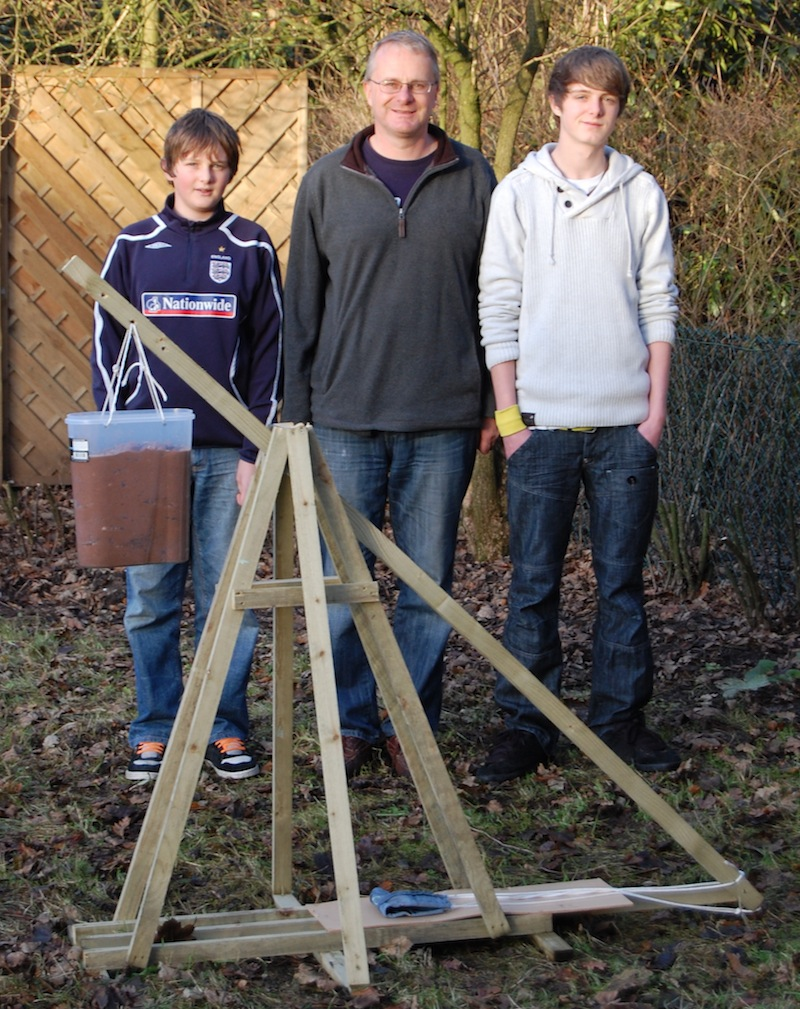
#> input picture session8/Face_And_Eye_Detection/faces.jpg, 800 x 1009 px
$ python -i Face_And_Eye_Detection.py   (imports and definitions only)
#> lines starting #> are read from the running program, lines starting #| are printed output that depends on the picture; after the words box and inside, x2 and y2 are one past the last pixel; in counts of white or black regions, pixels touching at a corner belong together
#> further down, picture is the input picture: shape (1009, 800, 3); mean B, G, R 84.2, 92, 99.3
######################################################################
#       Face_And_Eye_Detection.py
#
# This program detect faces and eyes and draw a blue rectangle
# around the face and draw a green rectangle around the eyes.
######################################################################

import cv2
import CaptureDevice
import sys

faceCascade = cv2.CascadeClassifier('haarcascade_frontalface_default.xml')
eyeCascade = cv2.CascadeClassifier('haarcascade_eye.xml')

def DetectFacesAndEyes(mat):
    gray = cv2.cvtColor(mat, cv2.COLOR_BGR2GRAY)
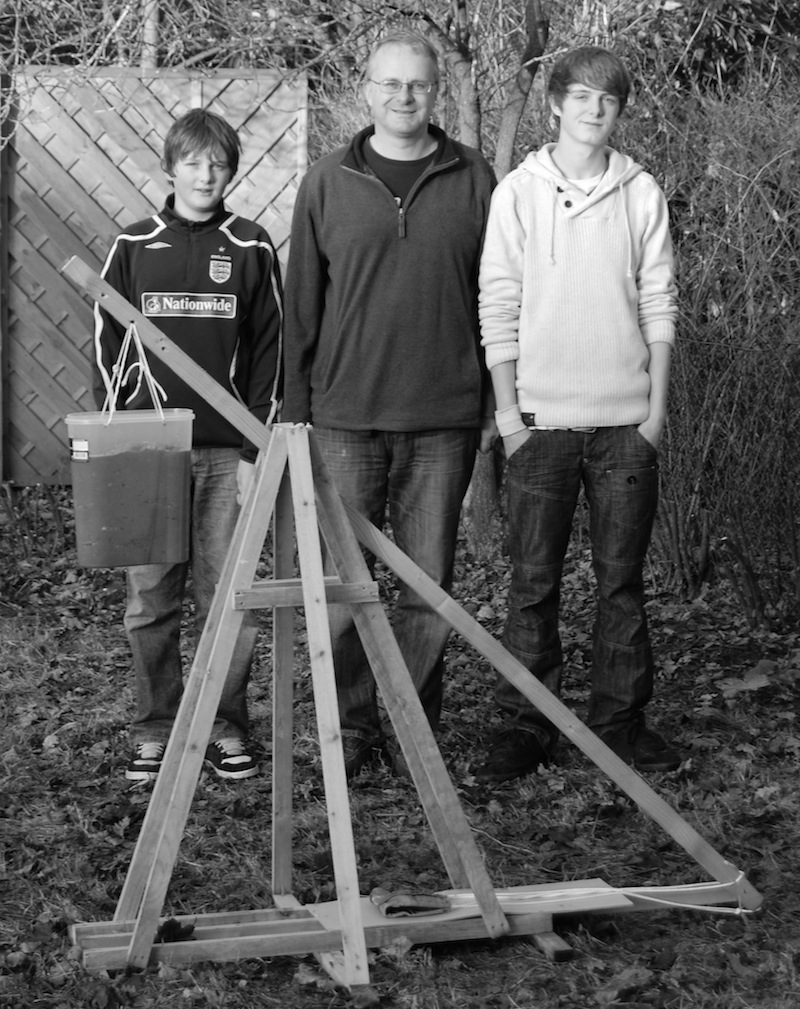
#> gray: shape (1009, 800); min 0, max 255, mean 93.3
    faces = faceCascade.detectMultiScale(gray, 1.3, 5)
#> faces = [[367, 59, 69, 69], [172, 140, 66, 66], [560, 71, 69, 69]]
    for (x, y, w, h) in faces:
        cv2.rectangle(mat, (x, y), (x + w, y + h), (255, 0, 0), 2)
        roiGray = gray[y:y + h, x:x + w]
        roiColor = mat[y:y + h, x:x + w]
        eyes = eyeCascade.detectMultiScale(roiGray)
        for (ex, ey, ew, eh) in eyes:
            cv2.rectangle(roiColor, (ex, ey), (ex + ew, ey + eh), (0, 255, 0), 2)
#> this loop made 3 passes
#> pass 1, in DetectFacesAndEyes, `roiGray = gray[y:y + h, x:x + w]`:
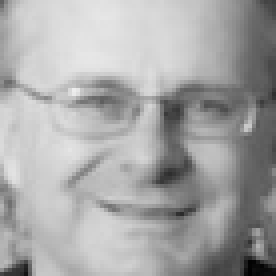
#> roiGray: shape (69, 69) (shown 4 times larger); min 2, max 237, mean 166.7
#> pass 1, in DetectFacesAndEyes, `roiColor = mat[y:y + h, x:x + w]`:
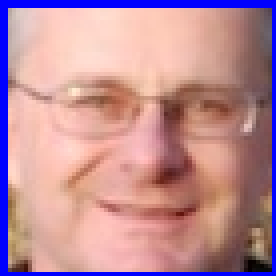
#> roiColor: shape (69, 69, 3) (shown 4 times larger); mean B, G, R 151.1, 140.7, 187.5
#> pass 2, in DetectFacesAndEyes, `roiColor = mat[y:y + h, x:x + w]`:
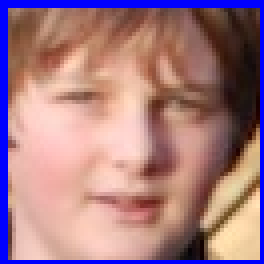
#> roiColor: shape (66, 66, 3) (shown 4 times larger); mean B, G, R 130.6, 123, 164.6
#> after the loop:
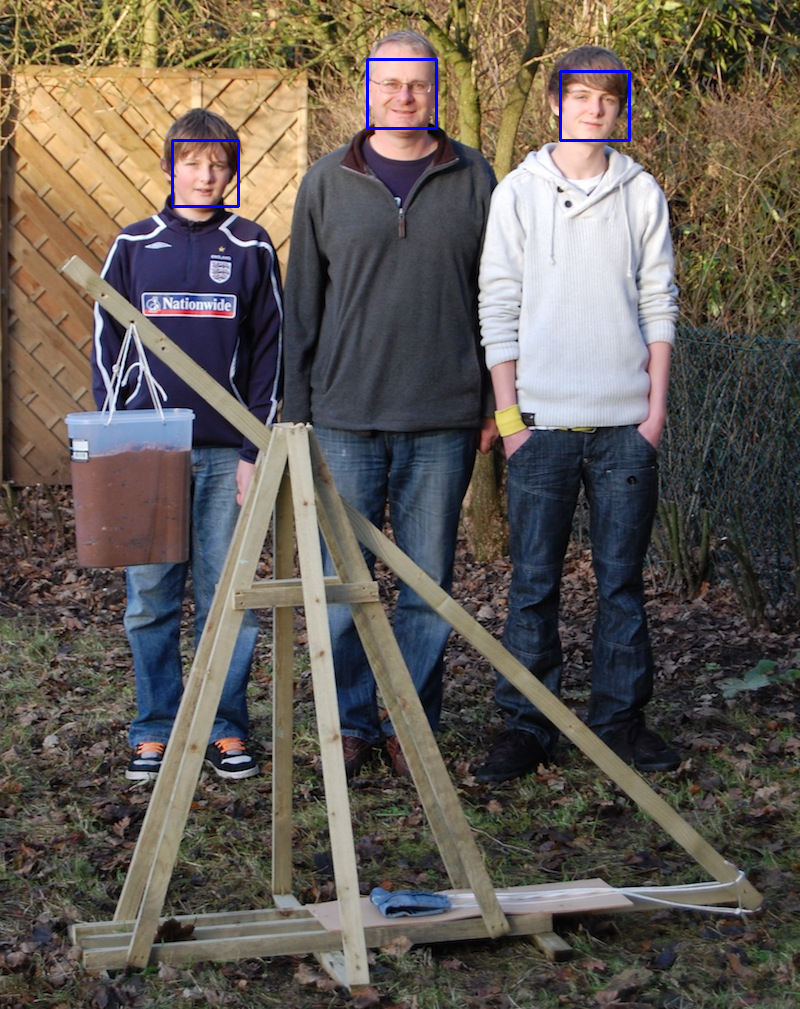
#> mat: shape (1009, 800, 3); 0.3% of pixels changed, all inside (x1, y1, x2, y2) = (171, 58, 631, 208)
#> after the loop:
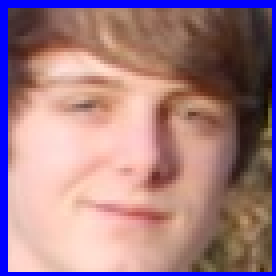
#> roiColor: shape (69, 69, 3) (shown 4 times larger); mean B, G, R 132.2, 124.3, 161.8
#> after the loop:
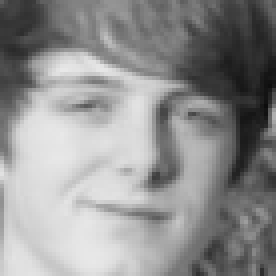
#> roiGray: shape (69, 69) (shown 4 times larger); min 12, max 232, mean 144

# [10 lines not run here, left out]

>>> import cv2
>>> picture = cv2.imread('faces.jpg')
>>> result = DetectFacesAndEyes(picture)
